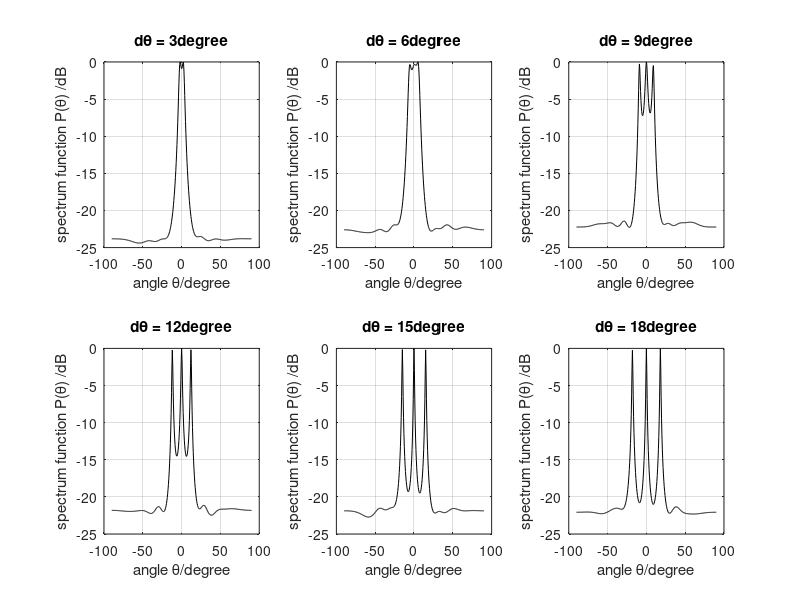

Reproduce this figure in MATLAB.
%MVDR Simulation Resolution
clc
clear all
format long %The data show that as long shaping scientific

for kk = 1:6
%Transmitter
doa=[-3*kk 0 3*kk]/180*pi; %Direction of arrival
N=200;%Snapshots
w=[ 1 pi/4 pi/3]';%Frequency
M=10;%Number of array elements
P=length(w); %The number of signal
lambda=150;%Wavelength
d=lambda/2;%Element spacing

D=zeros(P,M); %To creat a matrix with P row and M column
for k=1:P
D(k,:)=exp(-j*2*pi*d*sin(doa(k))/lambda*[0:M-1]); %Assignment matrix
end
D=D';
xx=2*exp(j*(w*[1:N])); %Simulate message signal
x=D*xx; %Signal after beamforming at transmitter

%Channel
snr=0;%SNR
x=x+awgn(x,snr);%Insert Gaussian white noise

%Reciever
Sx=x*x'; %Data covarivance matrix

%Creating array manifold vector V
theta=-90:0.5:90; %Peak search
for ii=1:length(theta)
V=zeros(1,length(M));%array manifold vector
for jj=0:M-1
V(1+jj)=exp(-j*2*jj*pi*d*sin(theta(ii)/180*pi)/lambda);
end

%Solution for MVDR constrainted equations
PP=(V/Sx)*(V)';
Pmvdr(ii)=abs(1/ PP);
end
Pmvdr=10*log10(Pmvdr/max(Pmvdr)); %Spatial spectrum function

subplot(2,3,kk)
plot(theta,Pmvdr,'-k')
xlabel('angle \theta/degree')
ylabel('spectrum function P(\theta) /dB')
title(['d\theta = ',num2str(3*kk),'degree'])
grid on

end